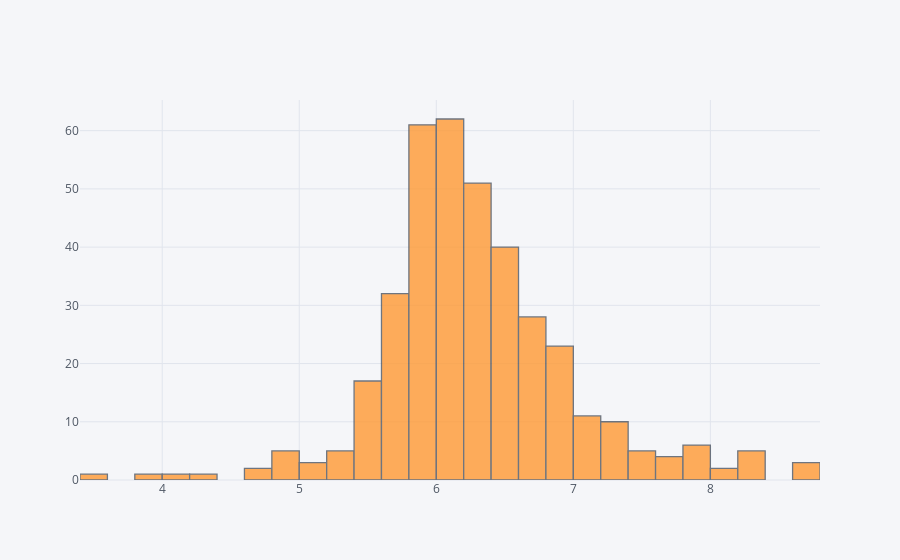

The notebook cell saved with this chart:
### Code cell
train_data.RM.iplot(kind='hist')

### Figure 1 — Plotly figure (JSON) as saved in the notebook; plotly's stock layout.template omitted (floating-point values rounded to 4 significant figures; data arrays with more than 128 entries replaced by an {"elided": "..."} marker saying what was removed)
{"data": [{"histfunc": "count", "histnorm": "", "marker": {"color": "rgba(255, 153, 51, 1.0)", "line": {"color": "#4D5663", "width": 1.3}}, "name": "RM", "opacity": 0.8, "orientation": "v", "type": "histogram", "uid": "a63e5159-516c-4caf-a262-d363619d1c49", "x": {"elided": "379 float values"}}], "layout": {"barmode": "overlay", "legend": {"bgcolor": "#F5F6F9", "font": {"color": "#4D5663"}}, "paper_bgcolor": "#F5F6F9", "plot_bgcolor": "#F5F6F9", "title": {"font": {"color": "#4D5663"}}, "xaxis": {"gridcolor": "#E1E5ED", "showgrid": true, "tickfont": {"color": "#4D5663"}, "title": {"font": {"color": "#4D5663"}, "text": ""}, "zerolinecolor": "#E1E5ED"}, "yaxis": {"gridcolor": "#E1E5ED", "showgrid": true, "tickfont": {"color": "#4D5663"}, "title": {"font": {"color": "#4D5663"}, "text": ""}, "zerolinecolor": "#E1E5ED"}}}
